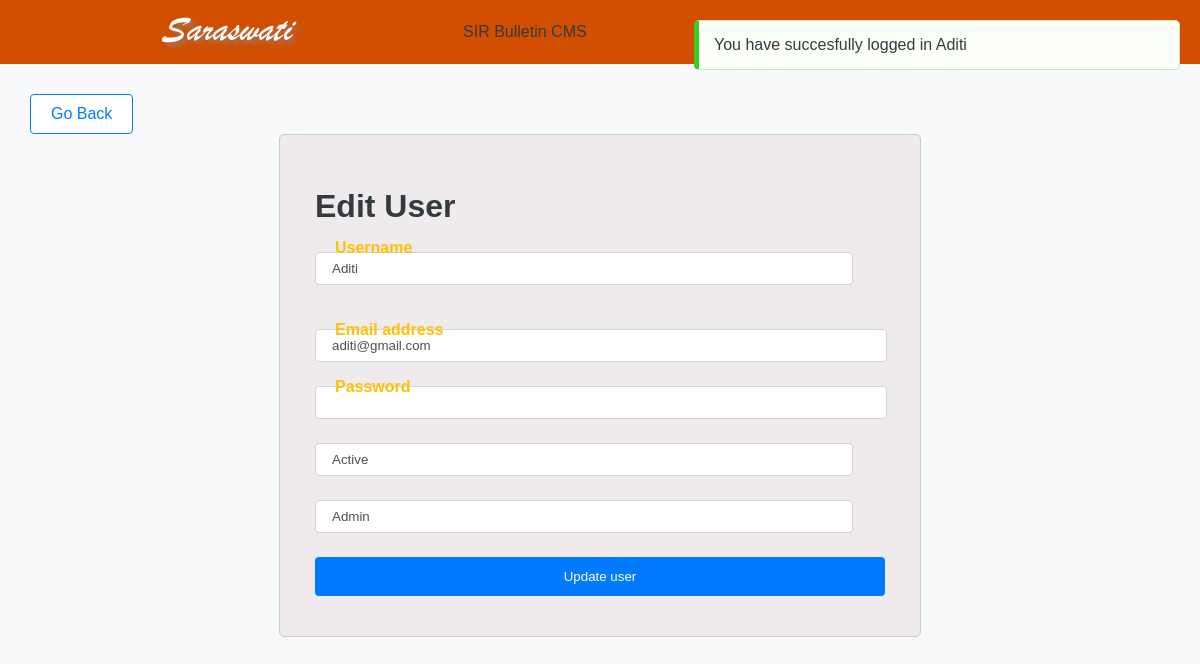
The page /users_edit2.php?id=9 (signed in) on the database its author committed.
### tables this page shows
CREATE TABLE `users` (
  `id` int(10) UNSIGNED NOT NULL,
  `username` varchar(100) NOT NULL,
  `email` varchar(100) NOT NULL,
  `password` varchar(100) NOT NULL,
  `active` tinyint(1) NOT NULL,
  `added` datetime NOT NULL DEFAULT current_timestamp(),
  `role` varchar(50) DEFAULT NULL
);

### users_edit2.php (the view, shortened to what this page needs)
<?php
include('includes/database.php');
include('includes/header.php');
if (isset($_GET['id'])) {
    $deleteId = $_GET['id'];
    if ($stm = $pdo->prepare('SELECT * FROM users WHERE id = ?')) {
        $stm->bindValue(1, $deleteId, PDO::PARAM_INT);
        $stm->execute();
        $user = $stm->fetch(PDO::FETCH_ASSOC);
        if ($user) {
?>
<div class="goback-container">
    <a class="goback-link" href="users.php">Go Back</a>
</div>
<div class="container mt-5">
    <div class="row justify-content-center">
        <div class="col-md-6">
            <h1 class="display-1">Edit User</h1>
            <form method="post">
                <div class="form-outline mb-4">
                    <input type="text" id="username" name="username" class="form-control" value="<?php echo $user['username'] ?>" />
                    <label class="form-label" for="username">Username</label>
                </div>
                <div class="form-outline mb-4">
                    <input type="email" id="email" name="email" class="form-control" value="<?php echo $user['email'] ?>" />
                    <label class="form-label" for="email">Email address</label>
                </div>
                <div class="form-outline mb-4">
                    <input type="password" id="password" name="password" class="form-control" />
                    <label class="form-label" for="password">Password</label>
                </div>
                <div class="form-outline mb-4">
                    <select name="active" class="form-select" id="active">
                        <option <?php echo ($user['active'] == 1) ? "selected" : ""; ?> value="1">Active</option>
                    </select>
                </div>
                <div class="form-outline mb-4">
                    <select name="role" class="form-select" id="role">
                        <option value="admin" <?php echo ($user['role'] == 'admin') ? "selected" : ""; ?>>Admin</option>
                    </select>
                </div>
                <button type="submit" class="btn btn-primary btn-block">Update user</button>
            </form>
        </div>
    </div>
</div>
<?php
        }
    } else {
        echo 'Could not prepare statement!';
    }
} else {
    echo "No user selected";
    die();
}
include('includes/footer.php');
?>

### css/style.css (style rules this page uses)
body { font-family: Arial, sans-serif; background-color: #b98e3e; margin: 0; padding: 0; }
.container { max-width: 1000px; margin: 20px auto; padding: 20px; padding-bottom: 40px; background-color: #e9e2e29a; border: 1px solid #ccc; border-radius: 5px; }
form { max-width: 600px; margin-top: 20px; }
label { font-weight: bold; }
input[type=text], input[type=number], input[type=file] { width: 100%; padding: 8px; margin: 5px 0 20px 0; box-sizing: border-box; }
button { padding: 10px 20px; color: white; cursor: pointer; background-color: #df6b0d; color: white; text-decoration: none; border: 1px solid black; border-radius: 5px; transition: background-color 0.3s, color 0.3s; position: relative; }

### users_edit2.php (style rules this page uses)
body { background-color: #f8f9fa; color: #343a40; font-family: Arial, sans-serif; margin: 0; padding: 0; }
.container { width: 50%; margin: 0 auto; padding-top: 2rem; }
.form-outline { width: 100%; position: relative; margin-bottom: 1.5rem; }
.form-outline input, .form-outline select { width: calc(100% - 2rem); padding: 0.5rem 1rem; background-color: #ffffff; border: 1px solid #ced4da; color: #495057; border-radius: 0.25rem; transition: border-color 0.2s ease, box-shadow 0.2s ease; }
.form-outline label { position: absolute; top: 0.5rem; left: 1rem; color: #6c757d; pointer-events: none; transition: top 0.2s ease, left 0.2s ease, color 0.2s ease; }
.form-outline input:focus ~ label, .form-outline input:not(:placeholder-shown) ~ label, .form-outline select:focus ~ label, .form-outline select:not(:placeholder-shown) ~ label { top: -0.5rem; left: 1rem; color: #ffc107; font-size: 1rem; background-color: transparent; padding: 0 0.25rem; }
.form-outline select { appearance: none; -webkit-appearance: none; -moz-appearance: none; }
.btn-primary { background-color: #007bff; color: #fff; border: none; padding: 0.75rem 1rem; cursor: pointer; border-radius: 0.25rem; transition: background-color 0.3s ease; }
.btn-block { display: block; width: 100%; }
.row.justify-content-center { margin: 0; }
.col-md-6 { padding: 0 15px; }
.goback-container { text-align: left; margin-left: 30px; margin-top: 30px; display: flex; align-items: center; }
.goback-link { text-decoration: none; color: #007bff; padding: 10px 20px; border: 1px solid #007aff; border-radius: 4px; background-color: #fff; display: inline-block; transition: background-color 0.3s ease, color 0.3s ease, border-color 0.3s ease; }

### rows shown on the page
users: username "Aditi", email "aditi@gmail.com", active "Active", role "Admin"
